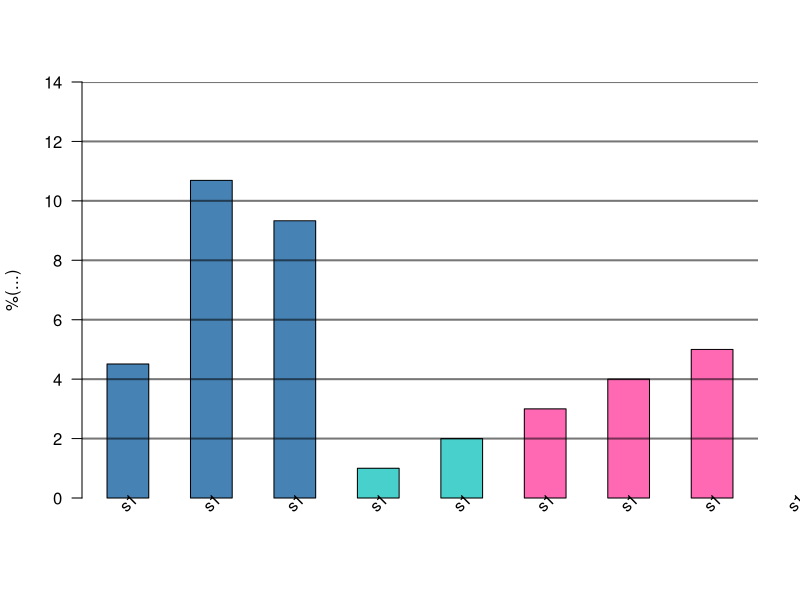

Write R code to recreate this figure. (Note: this script raises an error after producing the figure.)
data <- c(4.51,10.69,9.33,1,2,3,4,5)
labs <- c('s1','s1','s1','s1','s1','s1','s1','s1')
barplot(data,col = c('steelblue','steelblue','steelblue',"mediumturquoise","mediumturquoise","hotpink","hotpink","hotpink"),ylim = c(0,14),width = 1,space = 1,ylab = "%(...)",las=1)
text(x=seq(1.5,25.5,by=2),y = -0.15,srt = 45,abj = 1,labels = labs,xpd=TRUE)
abline(h=c(2,4,6,8,10,12,14),col="#00000088",lwd=2)
adline(h=0)